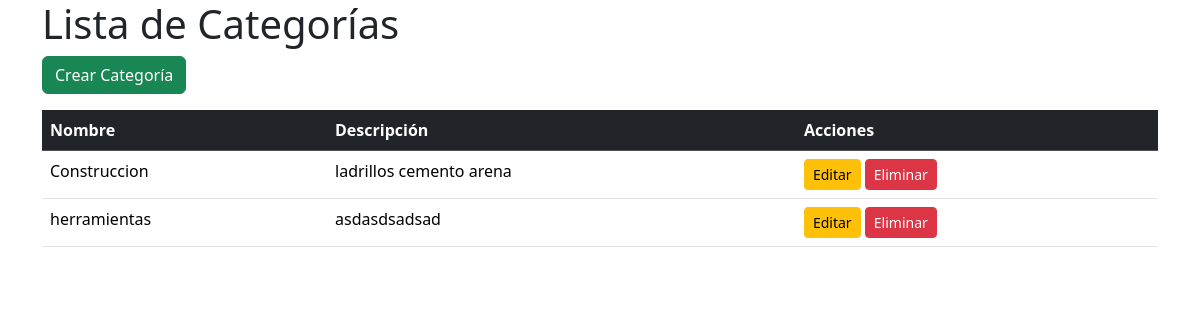
The page /productos/categorias/ on the database its author committed.
### productos/models.py (models this page shows, shortened)
class Categoria(models.Model):
    nombre = models.CharField(max_length=255, unique=True)
    descripcion = models.TextField(blank=True, null=True)

### productos/views.py (the view)
# urls.py: path('categorias/', ListarCategorias.as_view(), name='listar_categorias'),
class ListarCategorias(View):
    def get(self, request):
        categorias = Categoria.objects.all()
        return render(request, 'listar_categorias.html', {"categorias": categorias})

### productos/templates/listar_categorias.html (shortened to what this page needs)
{% extends 'base.html' %}
{% block content %}
<div class="container">
    <h1>Lista de Categorías</h1>
    <a href="{% url 'crear_categoria' %}" class="btn btn-success mb-3">Crear Categoría</a>
    <table class="table">
        <thead class="table-dark">
            <tr>
                <th>Nombre</th>
                <th>Descripción</th>
                <th>Acciones</th>
            </tr>
        </thead>
        <tbody>
            {% for categoria in categorias %}
            <tr>
                <td>{{ categoria.nombre }}</td>
                <td>{{ categoria.descripcion }}</td>
                <td>
                    <a href="{% url 'editar_categoria' categoria.id %}" class="btn btn-warning btn-sm">Editar</a>
                    <form action="{% url 'eliminar_categoria' categoria.id %}" method="post" class="d-inline">
                        <button type="submit" class="btn btn-danger btn-sm">Eliminar</button>
                    </form>
                </td>
            </tr>
            {% endfor %}
        </tbody>
    </table>
</div>
{% endblock %}

### rows shown on the page
Categoria: nombre "Construccion", descripcion "ladrillos cemento arena"
Categoria: nombre "herramientas", descripcion "asdasdsadsad"
